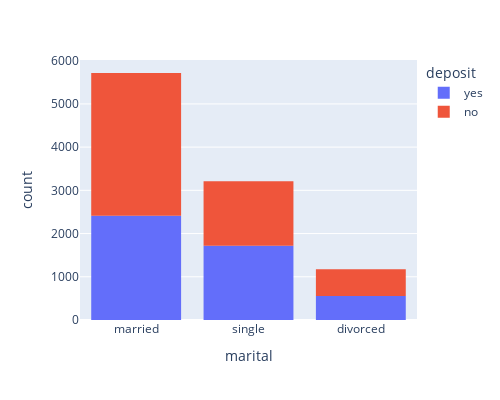

The code cell stored with this chart in its notebook:
### Markdown cell above
### Задания 9 и 10

### Code cell
# постройте визуализации для открывших и неоткрывших депозит в зависимости от семейного статуса
fig = px.histogram(
    cleaned,
    x='marital',
    color = 'deposit',
    width=500,
    height=400)
fig.show()

### Figure 1 — Plotly figure (JSON) as saved in the notebook; plotly's stock layout.template omitted (floating-point values rounded to 4 significant figures; data arrays with more than 128 entries replaced by an {"elided": "..."} marker saying what was removed)
{"data": [{"alignmentgroup": "True", "bingroup": "x", "hovertemplate": "deposit=yes<br>marital=%{x}<br>count=%{y}<extra></extra>", "legendgroup": "yes", "marker": {"color": "#636efa", "pattern": {"shape": ""}}, "name": "yes", "offsetgroup": "yes", "orientation": "v", "showlegend": true, "type": "histogram", "x": {"elided": "4681 str values"}, "xaxis": "x", "yaxis": "y"}, {"alignmentgroup": "True", "bingroup": "x", "hovertemplate": "deposit=no<br>marital=%{x}<br>count=%{y}<extra></extra>", "legendgroup": "no", "marker": {"color": "#EF553B", "pattern": {"shape": ""}}, "name": "no", "offsetgroup": "no", "orientation": "v", "showlegend": true, "type": "histogram", "x": {"elided": "5424 str values"}, "xaxis": "x", "yaxis": "y"}], "layout": {"barmode": "relative", "height": 400, "legend": {"title": {"text": "deposit"}, "tracegroupgap": 0}, "margin": {"t": 60}, "width": 500, "xaxis": {"anchor": "y", "domain": [0, 1], "title": {"text": "marital"}}, "yaxis": {"anchor": "x", "domain": [0, 1], "title": {"text": "count"}}}}
